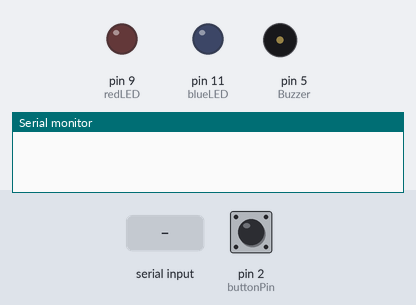
The sketch below on a simulated Arduino Uno, built with avr-gcc and run on an emulated ATmega328P. Shown: output pins drawn as LEDs (lit = HIGH), buzzer (waves = sounding), the last lines printed to the serial monitor. The inputs (shaded band) are chosen by the test bench; at power-on: pin 2 (buttonPin) LOW.

Above: at 1.2 s.
1.3 s: pin 2 (buttonPin) pulled HIGH for 0.15 s
2.9 s: "1" received over Serial
At 4.9 s:
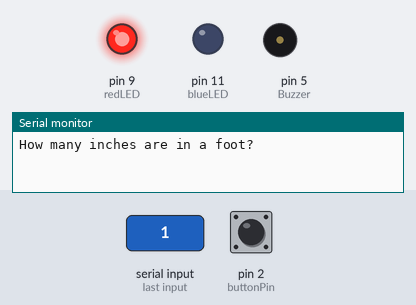
5.9 s: "0" received over Serial
At 7.13 s:
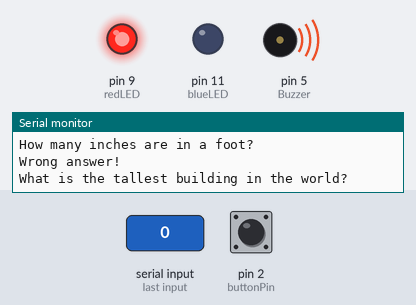
8.9 s: "2" received over Serial
At 13.5 s:
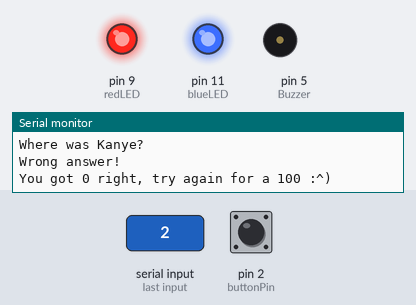
Timing chart, 0 to 18.9 s (numbered marks = the images above; inputs shaded):
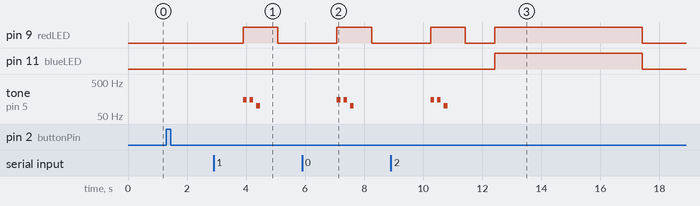

The sketch:

sketch_apr08a.ino
```cpp
String questions[3] = {"How many inches are in a foot?", "What is the tallest building in the world?", "Where was Kanye?"};
String answers[3] = {"6", "Burj Khalifa", "Paris"};       // Two arrays for the questions and answers
String answer;
const int Buzzer = 5;
int pause = 10;
int c = 262, d = 294, e = 330, f = 349;        // Setup for the jingle
int g = 392, a = 440, b = 494, C = 523;
int z = 150, y = 100;
int rightmelody[] = {d, d, a};
int wrongmelody[] = {z, z, y};
int score = 0;                                  // Variable to keep track of questions answered right
int redLED = 9, greenLED = 10, blueLED = 11;     // setup for the diff components on the breadboard
int buttonPress;
int buttonPin = 2;

void setup() {
  Serial.begin(9600);
  pinMode(Buzzer, OUTPUT);
}

void loop() {
  buttonPress = digitalRead(buttonPin);
  if (buttonPress == HIGH) {
    for (int i = 0; i < 3; i++) {                     // Loop for asking and checking the questions
      Serial.println(questions[i]);
      while (Serial.available() == 0) { };
      answer = Serial.readString();
      if (answer == answers[i]) {            //checks answer
        analogWrite(greenLED, 255);
        rightBuzzer(100);                  // part that deals with what to do if answer is right
        delay(500);
        analogWrite(greenLED, 0);
        Serial.println("Correct!");
        score = score + 1;
        Serial.println("Score: " + String(score));
        delay(150);
      } else {
        analogWrite(redLED, 255);          // what to do if answer is wrong
        wrongBuzzer(100);
        delay(500);
        analogWrite(redLED, 0);
        Serial.println("Wrong answer!");
        delay(1000);
      }
    }
    if (score == 3) {                                    // if everything is right this happens
      analogWrite(blueLED, 255);
      Serial.println("You got everything right! Press the button if you want to keep playing");
      score = 0;
      delay(5000);
      analogWrite(blueLED, 0);
    } else {                                    // if everything is right this happens
      analogWrite(blueLED, 255);
      analogWrite(redLED, 255);
      Serial.println("You got " + String(score) + " right, try again for a 100 :^)");
      score = 0;
      delay(5000);
      analogWrite(blueLED, 0);
      analogWrite(redLED, 0);
    }
  }
}
void rightBuzzer(int delay1) {
  for (int i = 0; i < 3; i++) {             // jingle for when answer is right
    tone(Buzzer, rightmelody[i]);
    delay(125);
    noTone(Buzzer);
    delay(delay1);
  }
}
void wrongBuzzer(int delay1) {
  for (int i = 0; i < 3; i++) {           // jingle for when answer is wrong
    tone(Buzzer, wrongmelody[i]);
    delay(125);
    noTone(Buzzer);
    delay(delay1);
  }
}
```

Measured:
- after the input at 2.9 s, pin 9 (redLED): LOW → HIGH after 1.0 s, → LOW 1.2 s later; tone on pin 5 (Buzzer): plays 150 Hz for 0.13 s, 150 Hz for 0.13 s, 100 Hz for 0.13 s, starting after 1.0 s
- after the input at 5.9 s, pin 9 (redLED): LOW → HIGH after 1.2 s, → LOW 1.2 s later; tone on pin 5 (Buzzer): plays 150 Hz for 0.13 s, 150 Hz for 0.13 s, 100 Hz for 0.13 s, starting after 1.2 s
- after the input at 8.9 s, pin 9 (redLED): LOW → HIGH after 1.3 s, → LOW 1.2 s later, → HIGH 1.0 s later, → LOW 5.0 s later; pin 11 (blueLED): LOW → HIGH after 3.5 s, → LOW 5.0 s later; tone on pin 5 (Buzzer): plays 150 Hz for 0.13 s, 150 Hz for 0.13 s, 100 Hz for 0.13 s, starting after 1.3 s
